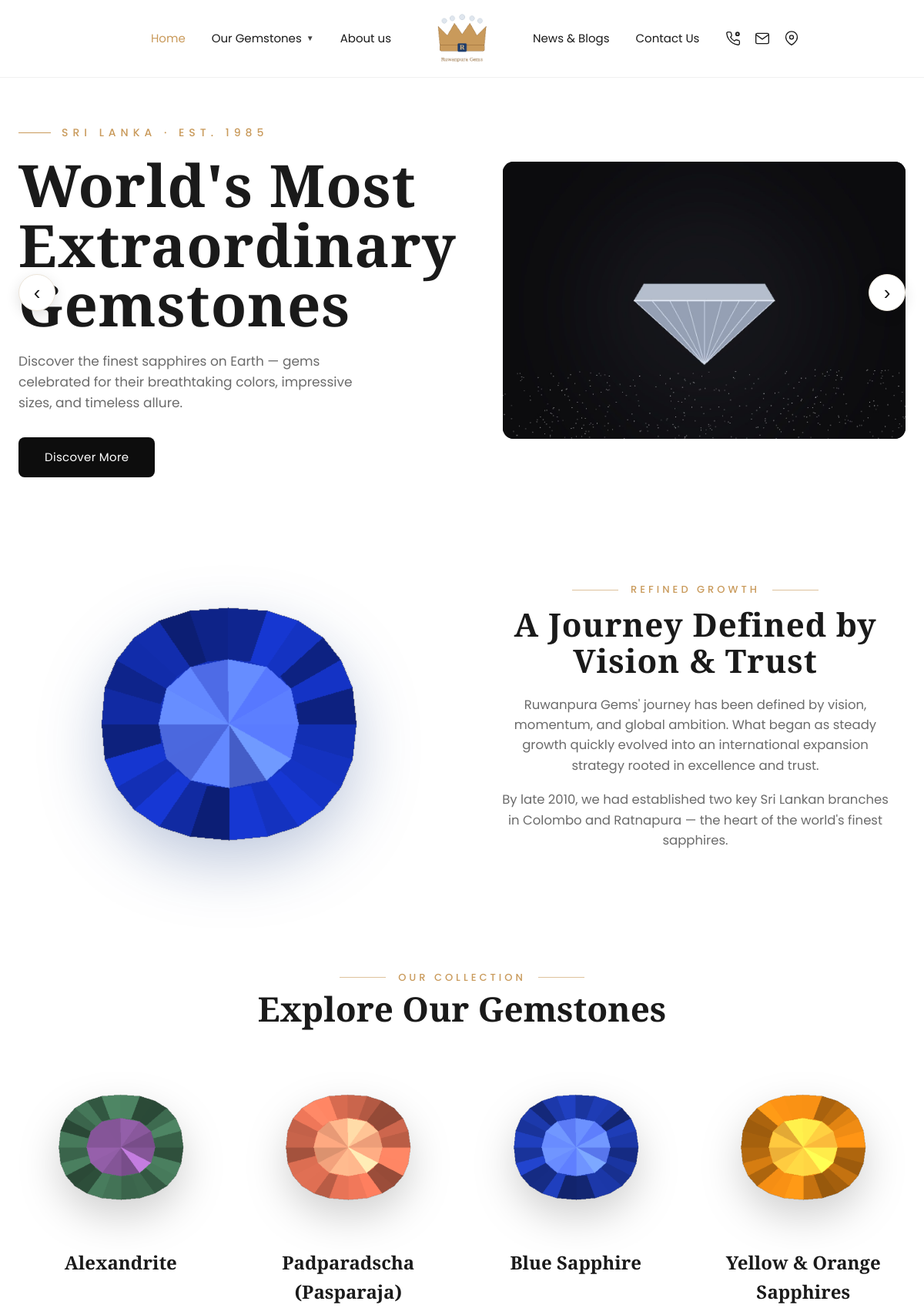
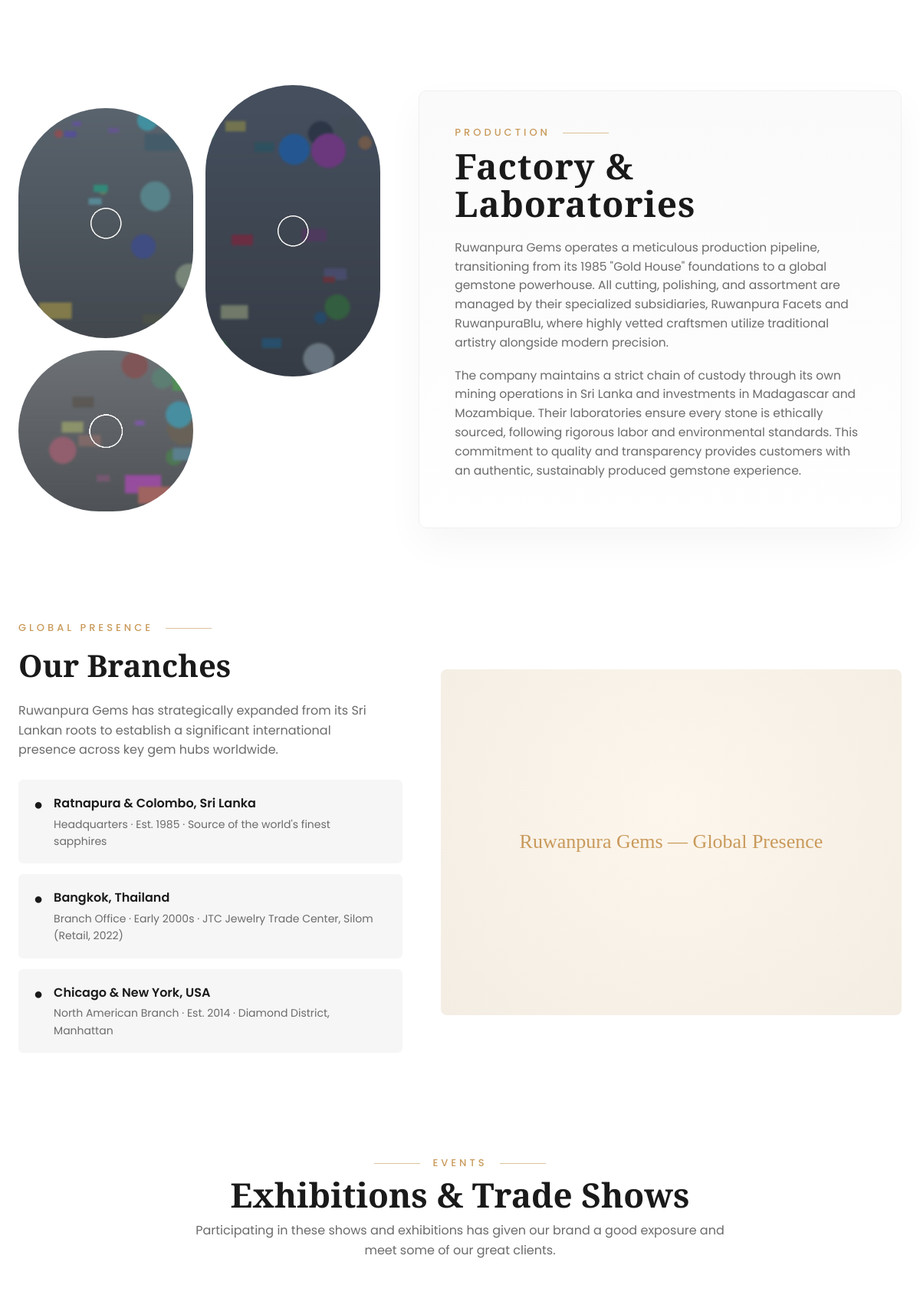
The page / (upper part) on the database its author committed (2 pictures, top to bottom).
### tables this page shows
CREATE TABLE IF NOT EXISTS `hero_slides` (
  `id` INT(11) NOT NULL AUTO_INCREMENT,
  `image` VARCHAR(255) DEFAULT NULL,
  `eyebrow` VARCHAR(190) DEFAULT NULL,
  `title` VARCHAR(255) DEFAULT NULL,
  `description` TEXT DEFAULT NULL,
  `btn_text` VARCHAR(100) DEFAULT NULL,
  `btn_link` VARCHAR(255) DEFAULT NULL,
  `sort_order` INT(11) NOT NULL DEFAULT 0,
  `is_active` TINYINT(1) NOT NULL DEFAULT 1,
  PRIMARY KEY (`id`)
);

CREATE TABLE IF NOT EXISTS `gemstones` (
  `id` INT(11) NOT NULL AUTO_INCREMENT,
  `name` VARCHAR(150) NOT NULL,
  `image` VARCHAR(255) DEFAULT NULL,
  `sort_order` INT(11) NOT NULL DEFAULT 0,
  `is_active` TINYINT(1) NOT NULL DEFAULT 1,
  PRIMARY KEY (`id`)
);

CREATE TABLE IF NOT EXISTS `branches` (
  `id` INT(11) NOT NULL AUTO_INCREMENT,
  `title` VARCHAR(190) NOT NULL,
  `description` VARCHAR(400) DEFAULT NULL,
  `sort_order` INT(11) NOT NULL DEFAULT 0,
  `is_active` TINYINT(1) NOT NULL DEFAULT 1,
  PRIMARY KEY (`id`)
);

### includes/functions.php (called while the page is built, shortened)
<?php
require_once __DIR__ . '/db.php';
function e($str)
{
    return htmlspecialchars($str ?? '', ENT_QUOTES, 'UTF-8');
}
function get_all_content()
{
    static $cache = null;
    if ($cache !== null) return $cache;
    $rows = db()->query("SELECT block_key, block_value FROM content_blocks")->fetchAll();
    $cache = [];
    foreach ($rows as $r) {
        $cache[$r['block_key']] = $r['block_value'];
    }
    return $cache;
}
function c($key, $default = '')
{
    $all = get_all_content();
    return isset($all[$key]) && $all[$key] !== null ? $all[$key] : $default;
}
function get_all_settings()
{
    static $cache = null;
    if ($cache !== null) return $cache;
    $rows = db()->query("SELECT setting_key, setting_value FROM settings")->fetchAll();
    $cache = [];
    foreach ($rows as $r) {
        $cache[$r['setting_key']] = $r['setting_value'];
    }
    return $cache;
}
function setting($key, $default = '')
{
    $all = get_all_settings();
    return isset($all[$key]) && $all[$key] !== null && $all[$key] !== '' ? $all[$key] : $default;
}
function logo_url()
{
    $logo = setting('site_logo');
    return BASE_URL . 'assets/images/logo.png';
}
    ?>
    <?php
function get_hero_slides()
{
    return db()->query("SELECT * FROM hero_slides WHERE is_active=1 ORDER BY sort_order, id")->fetchAll();
}
function get_gemstones()
{
    return db()->query("SELECT * FROM gemstones WHERE is_active=1 ORDER BY sort_order, id")->fetchAll();
}
function get_branches()
{
    return db()->query("SELECT * FROM branches WHERE is_active=1 ORDER BY sort_order, id")->fetchAll();
}
function slide_text($slide, $field, $default = '')
{
    $val = $slide[$field] ?? null;
    return ($val !== null && $val !== '') ? $val : $default;
}

### includes/db.php (called while the page is built, shortened)
<?php
class Database
{
    private static $instance = null;
    private function __construct()
    {
        $dsn = 'mysql:host=' . DB_HOST . ';dbname=' . DB_NAME . ';charset=' . DB_CHARSET;
        $options = [
            PDO::ATTR_ERRMODE            => PDO::ERRMODE_EXCEPTION,
            PDO::ATTR_DEFAULT_FETCH_MODE => PDO::FETCH_ASSOC,
            PDO::ATTR_EMULATE_PREPARES   => false,
        ];
        try {
            $this->pdo = new PDO($dsn, DB_USER, DB_PASS, $options);
        } catch (PDOException $e) {
            die('Database connection failed: ' . htmlspecialchars($e->getMessage()));
        }
    }
    public static function getInstance()
    {
        if (self::$instance === null) {
            self::$instance = new self();
        }
        return self::$instance;
    }
}
function db()
{
    return Database::getInstance()->pdo;
}

### index.php (the view, shortened to what this page needs)
<?php
require_once __DIR__ . '/includes/functions.php';
include __DIR__ . '/includes/header.php';
$heroSlides   = get_hero_slides();
$gemstones    = get_gemstones();
$branches     = get_branches();
?>
<section class="hero">
    <button class="hero-arrow hero-arrow-outer prev" aria-label="Previous">‹</button>
    <button class="hero-arrow hero-arrow-outer next" aria-label="Next">›</button>
    <div class="container">
        <div class="hero-grid">
            <div class="hero-text">
                <?php if ($heroSlides): foreach ($heroSlides as $i => $s): ?>
                    <div class="hero-text-slide<?= $i === 0 ? ' active' : '' ?>">
                        <div class="hero-eyebrow"><?= e(slide_text($s, 'eyebrow', c('hero_eyebrow'))) ?></div>
                        <h1 class="hero-title"><?= e(slide_text($s, 'title', c('hero_title'))) ?></h1>
                        <p class="hero-desc"><?= e(slide_text($s, 'description', c('hero_desc'))) ?></p>
                        <a href="<?= e(slide_text($s, 'btn_link', c('hero_btn_link', '#'))) ?>" class="btn-dark"><?= e(slide_text($s, 'btn_text', c('hero_btn_text'))) ?></a>
                    </div>
                <?php endforeach; endif; ?>
            </div>
            <div class="hero-slider">
                <div class="hero-slides">
                    <?php if ($heroSlides): foreach ($heroSlides as $i => $s): ?>
                        <div class="hero-slide<?= $i === 0 ? ' active' : '' ?>">
                        </div>
                    <?php endforeach; else: ?>
                        <div class="hero-slide active">
                            <img src="<?= BASE_URL ?>assets/images/hero-placeholder.jpg" alt="Gemstone">
                        </div>
                    <?php endif; ?>
                </div>
            </div>
        </div>
    </div>
</section>
<section class="journey" id="journey">
    <div class="container">
        <div class="journey-grid">
            <div class="journey-img">
                <?php if (c('journey_image')): ?>
                    <img src="<?= c_img('journey_image') ?>" alt="Sapphire">
                <?php else: ?>
                    <img src="<?= BASE_URL ?>assets/images/journey-placeholder.png" alt="Sapphire">
                <?php endif; ?>
            </div>
            <div class="journey-content">
                <div class="eyebrow"><?= e(c('journey_eyebrow')) ?></div>
                <h2 class="journey-title"><?= e(c('journey_title')) ?></h2>
                <p><?= e(c('journey_p1')) ?></p>
                <p><?= e(c('journey_p2')) ?></p>
            </div>
        </div>
    </div>
</section>
<section class="collection" id="collection">
    <div class="container">
        <div class="collection-head">
            <div class="eyebrow"><?= e(c('collection_eyebrow')) ?></div>
            <h2 class="section-title"><?= e(c('collection_title')) ?></h2>
        </div>
        <div class="collection-slider">
            <div class="collection-track">
                <?php foreach ($gemstones as $g): ?>
                    <div class="gem-card">
                        <div class="gem-thumb">
                            <?php
                                $gemFallbacks = [
                                    'Alexandrite'                => 'gem-alexandrite.png',
                                    'Padparadscha (Pasparaja)'   => 'gem-padparadscha.png',
                                    'Blue Sapphire'              => 'gem-bluesapphire.png',
                                    'Yellow & Orange Sapphires'  => 'gem-yelloworange.png',
                                ];
                                $gemFallback = $gemFallbacks[$g['name']] ?? 'gem-placeholder.png';
                            ?>
                            <?php if ($g['image']): ?>
                                <img src="<?= row_img($g['image']) ?>" alt="<?= e($g['name']) ?>">
                            <?php else: ?>
                                <img src="<?= BASE_URL ?>assets/images/<?= $gemFallback ?>" alt="<?= e($g['name']) ?>">
                            <?php endif; ?>
                        </div>
                        <div class="gem-name"><?= e($g['name']) ?></div>
                    </div>
                <?php endforeach; ?>
            </div>
        </div>
    </div>
</section>
<section class="factory">
    <div class="container">
        <div class="factory-grid">
            <div class="factory-images">
                <div class="fac-col">
                    <img class="fac-a" src="<?= c('factory_image1') ? c_img('factory_image1') : BASE_URL.'assets/images/factory1.jpg' ?>" alt="Laboratory">
                    <img class="fac-c" src="<?= c('factory_image3') ? c_img('factory_image3') : BASE_URL.'assets/images/factory3.jpg' ?>" alt="Craftsman">
                </div>
                <div class="fac-col">
                    <img class="fac-b" src="<?= c('factory_image2') ? c_img('factory_image2') : BASE_URL.'assets/images/factory2.jpg' ?>" alt="Gem inspection">
                </div>
            </div>
            <div class="factory-content">
                <div class="eyebrow left"><?= e(c('factory_eyebrow')) ?></div>
                <h2 class="factory-title"><?= e(c('factory_title')) ?></h2>
                <p><?= e(c('factory_p1')) ?></p>
                <p><?= e(c('factory_p2')) ?></p>
            </div>
        </div>
    </div>
</section>
<section class="branches">
    <div class="container">
        <div class="branches-grid">
            <div class="branches-left">
                <div class="eyebrow left"><?= e(c('branches_eyebrow')) ?></div>
                <h2 class="branches-title"><?= e(c('branches_title')) ?></h2>
                <p class="branches-desc"><?= e(c('branches_desc')) ?></p>
                <?php foreach ($branches as $b): ?>
                    <div class="branch-item">
                        <span class="dot">●</span>
                        <div>
                            <h4><?= e($b['title']) ?></h4>
                            <p><?= e($b['description']) ?></p>
                        </div>
                    </div>
                <?php endforeach; ?>
            </div>
            <div class="branches-map">
                <?php if (c('branches_map')): ?>
                    <img src="<?= c_img('branches_map') ?>" alt="Global branches map">
                <?php else: ?>
                    <div class="map-placeholder">Ruwanpura Gems — Global Presence</div>
                <?php endif; ?>
            </div>
        </div>
    </div>
</section>
<section class="events" id="events">
    <div class="container">
        <div class="events-head">
            <div class="eyebrow"><?= e(c('events_eyebrow')) ?></div>
            <h2 class="section-title"><?= e(c('events_title')) ?></h2>
            <p class="events-desc"><?= e(c('events_desc')) ?></p>
        </div>
    </div>
</section>
<?php include __DIR__ . '/includes/footer.php'; ?>

### includes/header.php (shortened to what this page needs)
<?php
require_once __DIR__ . '/functions.php';
$currentPage = basename($_SERVER['PHP_SELF']);
?>
<!DOCTYPE html>
<html lang="en">
<head>
    <title><?= e(setting('site_name', 'Ruwanpura Gems')) ?> — <?= e(c('hero_title')) ?></title>
    <link rel="stylesheet" href="<?= BASE_URL ?>assets/css/style.css">
</head>
<body>
<header class="site-header">
    <div class="container">
        <nav class="nav">
            <div class="nav-left nav-menu">
                <a href="<?= BASE_URL ?>index.php" class="nav-link<?= $currentPage === 'index.php' ? ' active' : '' ?>"><?= e(c('nav_home')) ?></a>
                <a href="<?= BASE_URL ?>index.php#collection" class="nav-link"><?= e(c('nav_gemstones')) ?> <span class="caret">▼</span></a>
                <a href="<?= BASE_URL ?>about.php" class="nav-link<?= $currentPage === 'about.php' ? ' active' : '' ?>"><?= e(c('nav_about')) ?></a>
            </div>
            <a class="nav-logo" href="<?= BASE_URL ?>index.php">
                <img src="<?= logo_url() ?>" alt="<?= e(setting('site_name')) ?>"
                     onerror="this.style.display='none'">
            </a>
            <div class="nav-right">
                <a href="<?= BASE_URL ?>index.php#events" class="nav-link"><?= e(c('nav_news')) ?></a>
                <a href="#contact" class="nav-link"><?= e(c('nav_contact')) ?></a>
                <div class="nav-icons">
                    <a href="tel:<?= e(c('footer_phone1')) ?>" aria-label="Call">
                    </a>
                    <a href="mailto:<?= e(c('footer_email')) ?>" aria-label="Email">
                        <svg viewBox="0 0 24 24" fill="none" stroke="currentColor" stroke-width="1.6"><rect x="2" y="4" width="20" height="16" rx="2"/><path d="m2 6 10 7L22 6"/></svg>
                    </a>
                    <a href="#contact" aria-label="Location">
                        <svg viewBox="0 0 24 24" fill="none" stroke="currentColor" stroke-width="1.6"><path d="M21 10c0 7-9 12-9 12s-9-5-9-12a9 9 0 0 1 18 0z"/><circle cx="12" cy="10" r="3"/></svg>
                    </a>
                </div>
            </div>
        </nav>
    </div>
</header>

### includes/footer.php (shortened to what this page needs)
</body>
</html>

### rows shown on the page
hero_slides: eyebrow "SRI LANKA · EST. 1985", title "World's Most Extraordinary Gemstones", description "Discover the finest sapphires on Earth — gems celebrated for their breathtaking colors, impressive sizes, and timeless allure.", btn_text "Discover More"
gemstones: shows a picture, name "Alexandrite"
gemstones: shows a picture, name "Padparadscha (Pasparaja)"
gemstones: shows a picture, name "Blue Sapphire"
gemstones: shows a picture, name "Yellow & Orange Sapphires"
branches: title "Ratnapura & Colombo, Sri Lanka", description "Headquarters · Est. 1985 · Source of the world's finest sapphires"
branches: title "Bangkok, Thailand", description "Branch Office · Early 2000s · JTC Jewelry Trade Center, Silom (Retail, 2022)"
branches: title "Chicago & New York, USA", description "North American Branch · Est. 2014 · Diamond District, Manhattan"

### other values the page prints
c('nav_home') "Home"
c('nav_gemstones') "Our Gemstones"
c('nav_about') "About us"
c('nav_news') "News & Blogs"
c('nav_contact') "Contact Us"
c('journey_eyebrow') "REFINED GROWTH"
c('journey_title') "A Journey Defined by Vision & Trust"
c('journey_p1') "Ruwanpura Gems' journey has been defined by vision, momentum, and global ambition. What began as steady growth quickly evolved into an international expansion strategy rooted in excellence and trust."
c('journey_p2') "By late 2010, we had established two key Sri Lankan branches in Colombo and Ratnapura — the heart of the world's finest sapphires."
c('collection_eyebrow') "OUR COLLECTION"
c('collection_title') "Explore Our Gemstones"
c('factory_eyebrow') "PRODUCTION"
c('factory_title') "Factory & Laboratories"
c('branches_eyebrow') "GLOBAL PRESENCE"
c('branches_title') "Our Branches"
